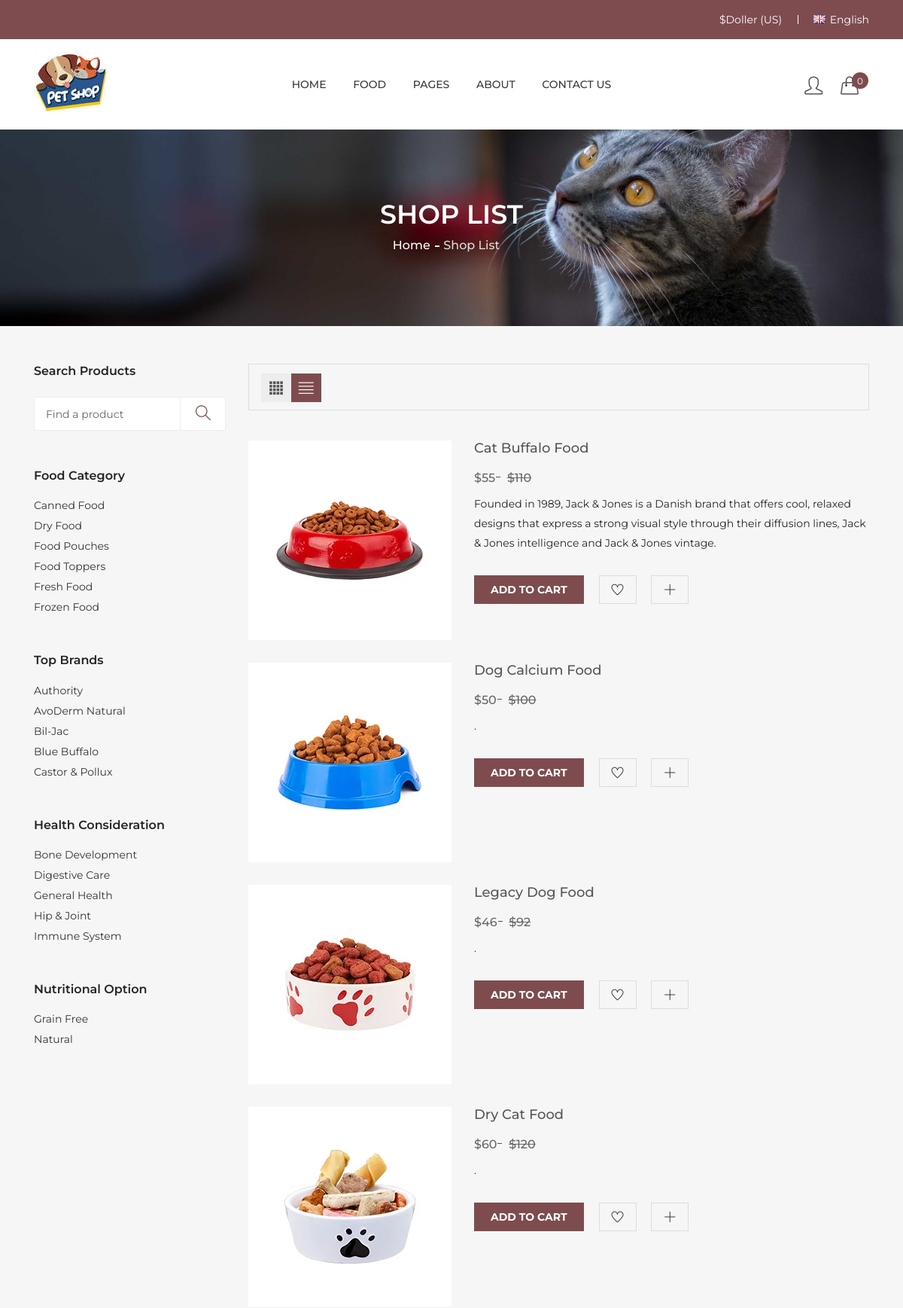
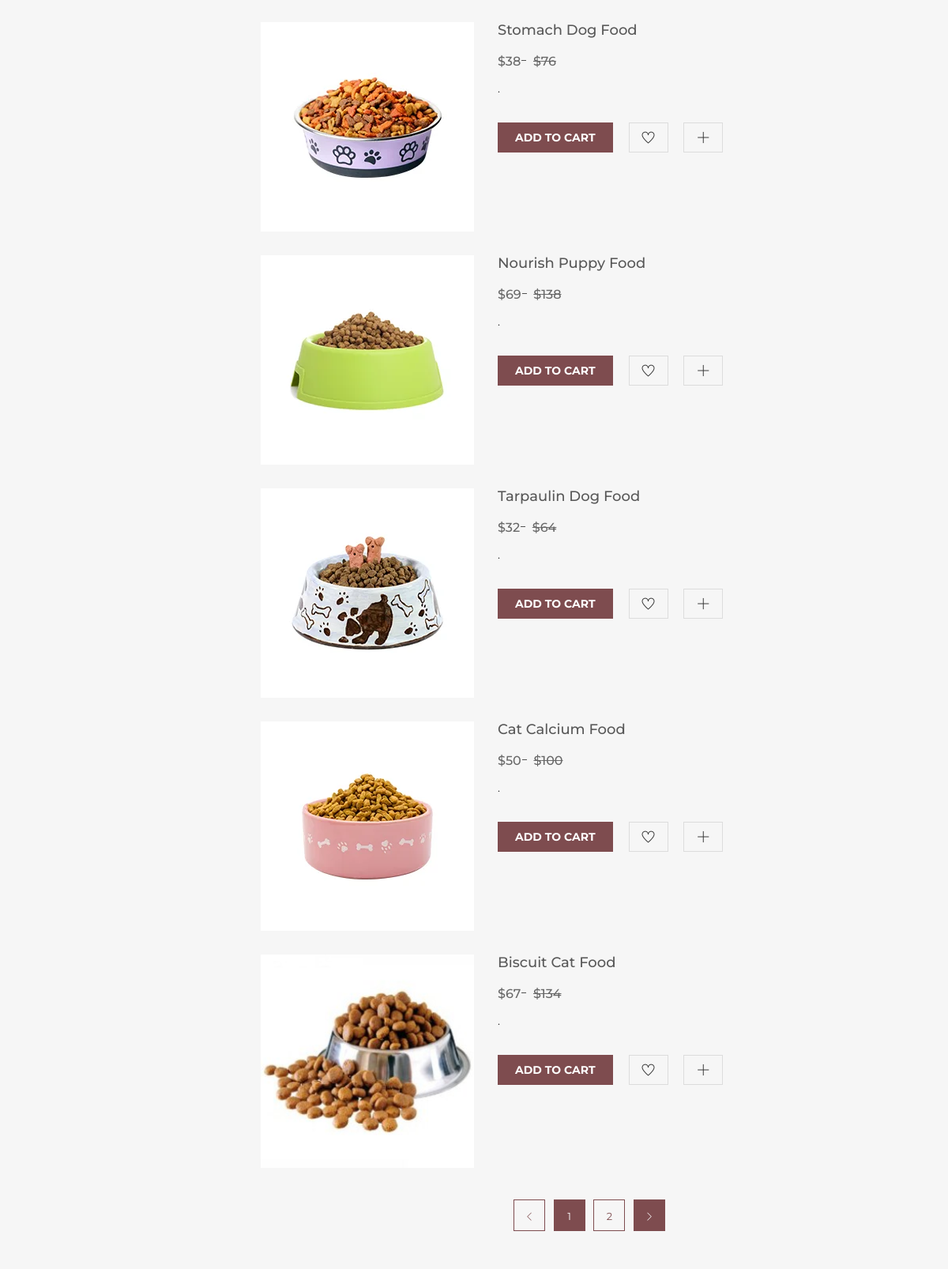
The app's page /shop-list/ (upper part) with its own data (2 pictures, top to bottom).
### product/models.py (models this page shows, shortened)
class Product(models.Model):
    name=models.CharField(max_length=100)
    excerpt=models.TextField(max_length=300)
    description=models.TextField()
    price=models.IntegerField(default=0)
    picture=models.ImageField(upload_to='img')
    digital = models.BooleanField(default=False,null=True, blank=True)

### product/views.py (the view)
# urls.py: path('shop-list/',views.shop_list_view, name='shop-list'),
def shop_list_view(request):
    data = cartData(request)
    cartItems=data['cartItems']
    order=data['order']
    items=data['items']
    products = Product.objects.all()
    context = {'products':products, 'cartItems':cartItems}
    return render(request,'shop-list.html',context)

### petshop/utils.py (called while the page is built, shortened)
def cookieCart(request):
	try:
		cart = json.loads(request.COOKIES['cart'])
	except:
		cart = {}
		print('CART:', cart)
	items = []
	order = {'get_cart_total':0, 'get_cart_items':0, 'shipping':False}
	cartItems = order['get_cart_items']
	return {'cartItems':cartItems ,'order':order, 'items':items}

def cartData(request):
	if request.user.is_authenticated:
		customer = request.user.customer
		order, created = Order.objects.get_or_create(customer=customer, complete=False)
		items = order.orderitem_set.all()
		cartItems = order.get_cart_items
	else:
		cookieData = cookieCart(request)
		cartItems = cookieData['cartItems']
		order = cookieData['order']
		items = cookieData['items']
	return {'cartItems':cartItems ,'order':order, 'items':items}

### templates/shop-list.html (shortened to what this page needs)
{% extends 'base.html' %}
{% load static %}
{% block content %}
<div class="breadcrumb-area pt-95 pb-95 bg-img" style="background-image:url(/assets/img/banner/banner-2.jpg);">
    <div class="container">
        <div class="breadcrumb-content text-center">
            <h2>Shop List</h2>
            <ul>
                <li><a href="{% url 'index' %}">home</a></li>
                <li class="active">Shop List</li>
            </ul>
        </div>
    </div>
</div>
<div class="shop-area pt-50 pb-50 gray-bg">
    <div class="container">
        <div class="row flex-row-reverse">
            <div class="col-lg-9">
                <div class="shop-topbar-wrapper">
                    <div class="grid-list-options">
                        <ul class="view-mode">
                            <li><a href="{% url 'shop-page' %}" data-view="product-grid"><i class="ti-layout-grid4-alt"></i></a></li>
                            <li class="active"><a href="{% url 'shop-list' %}" data-view="product-list"><i class="ti-align-justify"></i></a></li>
                        </ul>
                    </div>
                </div>
                <div class="grid-list-product-wrapper">
                    <div class="product-view product-list">
                        <div class="row">
                            {% for item in products %}
                            <div class="product-width col-lg-6 col-xl-4 col-md-6 col-sm-6">
                                <div class="product-wrapper mb-10">
                                    <div class="product-img">
                                        <a href="product-details.html">
                                            <img src="{{ item.picture.url }}" alt="">
                                        </a>
                                    </div>
                                    <div class="product-list-content">
                                        <h4><a href="#">{{ item.name }}</a></h4>
                                        <div class="product-price">
                                            <span class="new">${{ item.price }}</span>
                                            <span class="old">${% widthratio item.price 1 2 %}</span>
                                        </div>
                                        <p>{{ item.description }}</p>
                                        <div class="product-list-action">
                                            <div class="product-list-action-left">
                                                <a class="addtocart-btn update-cart" data-product="{{item.id}}" data-action="add" title="Add to cart" > Add to cart</a>
                                            </div>
                                            <div class="product-list-action-right">
                                                <a title="Wishlist" href="#"><i class="ti-heart"></i></a>
                                                <a title="Quick View" data-toggle="modal" href="#exampleModal"><i class="ti-plus"></i></a>
                                            </div>
                                        </div>
                                    </div>
                                </div>
                            </div>
                            {% endfor %}
                        </div>
                        <div class="pagination-style text-center mt-10">
                            <ul>
                                <li>
                                    <a href="#"><i class="icon-arrow-left"></i></a>
                                </li>
                                <li>
                                    <a class="active" href="#">1</a>
                                </li>
                                <li>
                                    <a href="#">2</a>
                                </li>
                                <li>
                                    <a class="active" href="#"><i class="icon-arrow-right"></i></a>
                                </li>
                            </ul>
                        </div>
                    </div>
                </div>
            </div>
            <div class="col-lg-3">
                <div class="shop-sidebar">
                    <div class="shop-widget">
                        <h4 class="shop-sidebar-title">Search Products</h4>
                        <div class="shop-search mt-25 mb-50">
                            <form class="shop-search-form">
                                <input type="text" placeholder="Find a product">
                                <button type="submit">
                                    <i class="icon-magnifier"></i>
                                </button>
                            </form>
                        </div>
                    </div>
                    <div class="shop-widget mt-50">
                        <h4 class="shop-sidebar-title">Food Category </h4>
                         <div class="shop-list-style mt-20">
                            <ul>
                                <li><a href="#">Canned Food</a></li>
                                <li><a href="#">Dry Food</a></li>
                                <li><a href="#">Food Pouches</a></li>
                                <li><a href="#">Food Toppers</a></li>
                                <li><a href="#">Fresh Food</a></li>
                                <li><a href="#">Frozen Food</a></li>
                            </ul>
                        </div>
                    </div>
                    <div class="shop-widget mt-50">
                        <h4 class="shop-sidebar-title">Top Brands </h4>
                         <div class="shop-list-style mt-20">
                            <ul>
                                <li><a href="#">Authority</a></li>
                                <li><a href="#">AvoDerm Natural</a></li>
                                <li><a href="#">Bil-Jac</a></li>
                                <li><a href="#">Blue Buffalo</a></li>
                                <li><a href="#">Castor & Pollux</a></li>
                            </ul>
                        </div>
                    </div>
                    <div class="shop-widget mt-50">
                        <h4 class="shop-sidebar-title">Health Consideration </h4>
                         <div class="shop-list-style mt-20">
                            <ul>
                                <li><a href="#">Bone Development </a></li>
                                <li><a href="#">Digestive Care </a></li>
                                <li><a href="#">General Health </a></li>
                                <li><a href="#">Hip & Joint  </a></li>
                                <li><a href="#">Immune System  </a></li>
                            </ul>
                        </div>
                    </div>
                    <div class="shop-widget mt-50">
                        <h4 class="shop-sidebar-title">Nutritional Option </h4>
                         <div class="shop-list-style mt-20">
                            <ul>
                                <li><a href="#">Grain Free  </a></li>
                                <li><a href="#">Natural </a></li>
                            </ul>
                        </div>
                    </div>
                </div>
            </div>
        </div>
    </div>
</div>
{% endblock %}

### assets/css/responsive.css (style rules this page uses)
@media (min-width: 992px) and (max-width: 1200px) { .product-list-action { margin: 17px 0 0; } }
@media (min-width: 992px) and (max-width: 1200px) { .shop-search form button { padding: 0 11px; } }
@media (min-width: 992px) and (max-width: 1200px) { .shop-search form input { padding: 0 47px 0 15px; } }

### records on screen
Product: picture (picture), name "Cat Buffalo Food", price "55", price "110", description "Founded in 1989, Jack & Jones is a Danish brand that offers cool, relaxed designs that express a strong visual style through their diffusion lines, Jack & Jones intelligence and Jack & Jones vintage."
Product: picture (picture), name "Dog Calcium Food", price "50", price "100", description "."
Product: picture (picture), name "Legacy Dog Food", price "46", price "92", description "."
Product: picture (picture), name "Dry Cat Food", price "60", price "120", description "."
Product: picture (picture), name "Stomach Dog Food", price "38", price "76", description "."
Product: picture (picture), name "Nourish Puppy Food", price "69", price "138", description "."
Product: picture (picture), name "Tarpaulin Dog Food", price "32", price "64", description "."
Product: picture (picture), name "Cat Calcium Food", price "50", price "100", description "."
Product: picture (picture), name "Biscuit Cat Food", price "67", price "134", description "."

### other values on screen
{{ cartItems }} "0"
